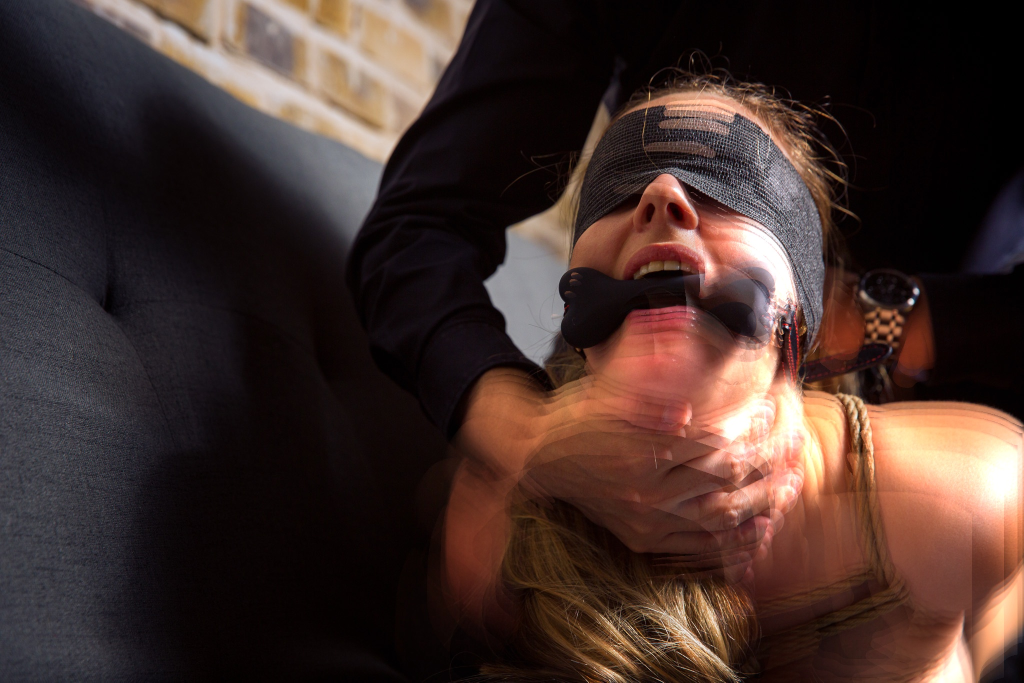
#> input picture ~/.openclaw/workspace/shared/finals/Adi_Levi_BLD_7766E_2026-04-08_00-18-40_tc-ghost_13.jpg, 2048 x 1365 px (shown at 1/2 size); its folder holds only this picture in this run
$ python smoke_test.py --source '../~/.openclaw/workspace/shared/finals/Adi_Levi_BLD_7766E_2026-04-08_00-18-40_tc-ghost_13.jpg'
#> lines starting #> are read from the running program, lines starting #| are printed output that depends on the picture
### studio/paths.py
"""Studio path constants + boundary checks.

Runtime state lives HERE on ext4 (studio/state/, gitignored) — never on the
9p/drvfs `shared/` mount (SQLite WAL corrupts there, small-file churn is slow).
Only human-facing exports (locked finals, favorites, recipes) cross to shared/.
"""
import os
from pathlib import Path

REPO = Path(__file__).resolve().parent.parent
STATE = REPO / "studio" / "state"
CACHE_DIR = STATE / "cache"
OBJECTS_DIR = CACHE_DIR / "objects"
STEPS_DIR = CACHE_DIR / "steps"
SESSIONS_DIR = STATE / "sessions"
RUNS_DIR = STATE / "runs"
TRASH_DIR = STATE / "trash"
COSTS_FILE = STATE / "costs.json"

SHARED = Path(os.path.expanduser("~/.openclaw/workspace/shared"))
PHOTOS = Path(os.path.expanduser("~/.openclaw/workspace/_photos"))  # READ-ONLY
REGISTRY_FILE = REPO / "manipulating-photos-with-ui" / "tool_registry.json"
VENV_PYTHON = Path(os.path.expanduser("~/openclaw-venv/bin/python3"))

# Roots a client-supplied source path may resolve under (all read access only).
ALLOWED_SOURCE_ROOTS = (SHARED, PHOTOS, STATE)


def ensure_dirs() -> None:
    for d in (OBJECTS_DIR, STEPS_DIR, SESSIONS_DIR, RUNS_DIR, TRASH_DIR):
        d.mkdir(parents=True, exist_ok=True)


# [26 lines left out: functions safe_source, trash, not called in this run]

### studio/cache.py
"""Content-addressed cache: objects (images/masks) + step records.

An object ref is the sha256 hex of the file's bytes; the file lives at
objects/<h[:2]>/<h><ext>. A step record maps a step key — sha256 over the
canonical JSON of (tool, params, flags, seed, preview, input_ref, mask_ref) —
to the output object ref it produced. Re-running an identical step is a pure
lookup; changing anything upstream changes input_ref and misses naturally.
"""
import hashlib
import json
import shutil
import time
from pathlib import Path

from .paths import OBJECTS_DIR, STEPS_DIR, ensure_dirs


def file_sha256(path: Path) -> str:
    h = hashlib.sha256()
    with open(path, "rb") as f:
        for chunk in iter(lambda: f.read(1 << 20), b""):
            h.update(chunk)
    return h.hexdigest()


def put_file(path, ref: str | None = None) -> str:
    """Store a file in the object store, return its ref."""
    ensure_dirs()
    path = Path(path)
    ref = ref or file_sha256(path)
    dest = OBJECTS_DIR / ref[:2] / (ref + path.suffix.lower())
    if not dest.exists():
        dest.parent.mkdir(parents=True, exist_ok=True)
        shutil.copy2(path, dest)
    return ref


# [5 lines left out: function object_path, not called in this run]


def step_key(payload: dict) -> str:
    canonical = json.dumps(payload, sort_keys=True, separators=(",", ":"))
    return hashlib.sha256(canonical.encode()).hexdigest()


def get_step(key: str) -> dict | None:
    p = STEPS_DIR / (key + ".json")
    if not p.exists():
        return None
    try:
        rec = json.loads(p.read_text())
    except ValueError:
        return None
    # A record is only good if its output object still exists.
    if not object_path(rec.get("output", "")):
        return None
    return rec


def put_step(key: str, output_ref: str, meta: dict | None = None) -> dict:
    ensure_dirs()
    rec = {"output": output_ref, "created": time.time(), **(meta or {})}
    (STEPS_DIR / (key + ".json")).write_text(json.dumps(rec, indent=2))
    return rec

### studio/graph.py
"""Session step graph: append-only nodes + an undo pointer.

Nodes are never destroyed — undo moves `head` to the parent, redo moves it to
the most recently created child. Editing a mid-graph step creates a sibling
branch (new node + clones of the old descendants re-parented onto it), so the
old chain stays reachable and upstream cache entries keep hitting.
"""
import json
import time
import uuid
from pathlib import Path

from .paths import SESSIONS_DIR, ensure_dirs, trash


def _now() -> float:
    return time.time()


class Session:
    def __init__(self, data: dict):
        self.data = data

    # -- persistence --------------------------------------------------------
    @property
    def path(self) -> Path:
        return SESSIONS_DIR / self.data["id"] / "graph.json"

    def save(self) -> None:
        ensure_dirs()
        self.data["updated"] = _now()
        self.path.parent.mkdir(parents=True, exist_ok=True)
        tmp = self.path.with_suffix(".json.tmp")
        tmp.write_text(json.dumps(self.data, indent=2))
        tmp.replace(self.path)

    @classmethod
    def create(cls, source_path: str, source_ref: str) -> "Session":
        sid = time.strftime("%Y%m%d-%H%M%S") + "-" + uuid.uuid4().hex[:6]
        s = cls({
            "id": sid,
            "source_path": str(source_path),
            "source_ref": source_ref,
            "created": _now(),
            "updated": _now(),
            "nodes": {},
            "order": [],
            "head": None,
        })
        s.save()
        return s

    # [13 lines left out: functions load, list_ids, not called in this run]

    def clear(self) -> None:
        """Trash the whole session dir (never rm)."""
        trash(self.path.parent)

    # -- graph ops ----------------------------------------------------------
    @property
    def nodes(self) -> dict:
        return self.data["nodes"]

    def add_step(self, tool: str, params: dict, seed=None, preview=True,
                 flags=None, parent: str | None = "HEAD") -> dict:
        if parent == "HEAD":
            parent = self.data["head"]
        if parent is not None and parent not in self.nodes:
            raise KeyError(f"unknown parent node {parent}")
        node = {
            "id": uuid.uuid4().hex[:10],
            "parent": parent,
            "tool": tool,
            "params": params or {},
            "flags": flags or [],
            "seed": seed,
            "preview": bool(preview),
            "created": _now(),
        }
        self.nodes[node["id"]] = node
        self.data["order"].append(node["id"])
        self.data["head"] = node["id"]
        self.save()
        return node

    def chain(self, node_id: str | None = None) -> list[dict]:
        """Nodes from root to node_id (default: head), in execution order."""
        nid = self.data["head"] if node_id is None else node_id
        out = []
        while nid is not None:
            node = self.nodes[nid]
            out.append(node)
            nid = node["parent"]
        return list(reversed(out))

    def children(self, node_id: str | None) -> list[dict]:
        return sorted((n for n in self.nodes.values() if n["parent"] == node_id),
                      key=lambda n: n["created"])

    # [57 lines left out: functions set_head, variant_group, undo, redo, edit_step, not called in this run]

### studio/runner.py
"""Step execution: subprocess-wrapped tools + preview downscale + evaluation.

Phase 1 wraps whole tools (subprocess parity with the hub's job runner). Each
run gets a scratch dir under state/runs/; the tool's final output is captured
by parsing its stdout (the tools print `Final: …` / `Saved final: …` in a few
dialects) with a newest-file scan of the scratch dir as fallback, then stored
in the content-addressed cache.

Preview mode downscales the *source* to 1024px long-edge before step 1; the
rest of the chain naturally inherits the small size. Full-res re-render is the
same graph with preview=False (Lock, Phase 4).
"""
import os
import re
import subprocess
import time
import uuid
from pathlib import Path

from PIL import Image

from . import cache, costs, registry
from .paths import REPO, RUNS_DIR, ensure_dirs

PREVIEW_LONG_EDGE = 1024
_OUT_EXTS = (".jpg", ".jpeg", ".png", ".mp4", ".tif", ".tiff")
_FINAL_RE = re.compile(
    r"(?:Final|Finals|Final copied to|Copied to finals|Saved final|Saved|Output)"
    r"\s*:?\s+(/.+?\.(?:jpg|jpeg|png|mp4|tiff?))\s*$",
    re.IGNORECASE | re.MULTILINE,
)


def preview_source(path: Path, long_edge: int = PREVIEW_LONG_EDGE) -> str:
    """Downscaled-source object ref (cached as a pseudo-step)."""
    src_ref = cache.put_file(path)
    key = cache.step_key({"step": "__downscale__", "input": src_ref,
                          "long_edge": long_edge})
    rec = cache.get_step(key)
    if rec:
        return rec["output"]
    ensure_dirs()
    img = Image.open(path)
    img.thumbnail((long_edge, long_edge), Image.LANCZOS)
    tmp = RUNS_DIR / f"preview-{src_ref[:12]}.jpg"
    img.convert("RGB").save(tmp, "JPEG", quality=92)
    out_ref = cache.put_file(tmp)
    tmp.unlink()
    cache.put_step(key, out_ref, {"step": "__downscale__"})
    return out_ref


# [35 lines left out: functions _capture_output, _run_builtin, not called in this run]


def run_step(tool: str, params: dict | None, flags: list | None, seed,
             input_ref: str, preview: bool) -> dict:
    """Execute one step (no cache check — see evaluate). Returns step record."""
    meta = registry.steps_meta()[tool]
    if meta.get("builtin"):
        return _run_builtin(tool, params or {}, seed, input_ref, meta)
    input_path = cache.object_path(input_ref)
    if input_path is None:
        raise FileNotFoundError(f"input ref {input_ref} not in object store")

    ensure_dirs()
    scratch = RUNS_DIR / (time.strftime("%Y%m%d-%H%M%S") + "-" + tool
                          + "-" + uuid.uuid4().hex[:6])
    scratch.mkdir(parents=True)
    argv = registry.build_argv(tool, input_path, params, flags, seed, scratch)

    env = {**os.environ, "NOTIFY_DISABLE": "1", "PYTHONUNBUFFERED": "1"}
    timeout = min(max(meta["wall_time_estimate_sec"] * 5, 120), 1800)
    started = time.time()
    proc = subprocess.run(argv, cwd=REPO, env=env, timeout=timeout,
                          capture_output=True, text=True)
    (scratch / "run.log").write_text(
        "$ " + " ".join(map(str, argv)) + "\n\n" + proc.stdout +
        ("\n--- stderr ---\n" + proc.stderr if proc.stderr else ""))

    out = _capture_output(proc.stdout, scratch, started)
    if proc.returncode != 0 or out is None:
        raise RuntimeError(
            f"{tool} failed (rc={proc.returncode}, output "
            f"{'missing' if out is None else out}) — log: {scratch}/run.log")

    costs.accrue(tool, meta["cost_estimate_usd"])
    output_ref = cache.put_file(out)
    return {"output": output_ref, "tool": tool,
            "wall_time": round(time.time() - started, 1),
            "cost_usd": meta["cost_estimate_usd"], "log": str(scratch / "run.log")}


def node_input_ref(session, node: dict) -> str | None:
    """Input ref for a node WITHOUT evaluating: source for root nodes (preview-
    downscaled if the node wants preview), else the parent's cached output."""
    if node["parent"] is None:
        src = Path(session.data["source_path"])
        return preview_source(src) if node["preview"] else cache.put_file(src)
    return None  # caller resolves via evaluation


def evaluate(session, node_id: str | None = None) -> list[dict]:
    """Resolve the chain root→node (default head), running only cache misses.
    Returns one result dict per node: {node, key, output, cache_hit, ...}."""
    results = []
    input_ref = None
    for node in session.chain(node_id):
        if node["parent"] is None:
            input_ref = node_input_ref(session, node)
        key = cache.step_key({
            "tool": node["tool"], "params": node["params"], "flags": node["flags"],
            "seed": node["seed"], "preview": node["preview"], "input": input_ref,
        })
        rec = cache.get_step(key)
        hit = rec is not None
        if not hit:
            rec = run_step(node["tool"], node["params"], node["flags"],
                           node["seed"], input_ref, node["preview"])
            cache.put_step(key, rec["output"],
                           {k: v for k, v in rec.items() if k != "output"})
        results.append({"node": node["id"], "tool": node["tool"], "key": key,
                        "output": rec["output"], "cache_hit": hit,
                        "wall_time": rec.get("wall_time")})
        input_ref = rec["output"]
    return results

### studio/smoke_test.py
#!/usr/bin/env python3
"""Phase 1 acceptance test (library-level, no HTTP).

Runs a 3-step preview graph (color-bath → time-corruption → ink-dissolution)
on a photo, twice — the second pass must be all cache hits. Then edits step 2's
params and verifies step 1 still hits while steps 2-3 recompute.

Usage:  ~/openclaw-venv/bin/python3 -m studio.smoke_test [--source PHOTO]
"""
import argparse
import os
import sys
import time
from pathlib import Path

from . import runner
from .graph import Session

CANDIDATES = Path(os.path.expanduser("~/.openclaw/workspace/shared/candidates"))

STEPS = [
    ("color-bath", {"preset": "red-film", "strength": 0.7}, 1),
    ("time-corruption", {"preset": "ghost", "intensity": 0.6}, 2),
    ("ink-dissolution", {"preset": "ink-wash"}, 3),
]


def show(label, results, t):
    hits = sum(r["cache_hit"] for r in results)
    print(f"\n{label}  ({t:.1f}s, {hits}/{len(results)} cache hits)")
    for r in results:
        mark = "HIT " if r["cache_hit"] else "RUN "
        extra = "" if r["cache_hit"] else f"({r.get('wall_time', 0)}s)"
        print(f"  {mark} {r['tool']:16s} out={r['output'][:12]} {extra}")
    return hits


def main():
    ap = argparse.ArgumentParser()
    ap.add_argument("--source", help="photo path (default: first candidate)")
    args = ap.parse_args()

    src = Path(args.source) if args.source else next(
        iter(sorted(CANDIDATES.glob("*.jp*g"))), None)
    if not src or not src.exists():
        sys.exit("no source photo found — pass --source")
    print(f"source: {src}")

    from . import cache
    session = Session.create(str(src), cache.put_file(src))
    for tool, params, seed in STEPS:
        session.add_step(tool, params, seed=seed, preview=True)

    t0 = time.time(); r1 = runner.evaluate(session); t1 = time.time() - t0
#> in preview_source, img is the input picture: PIL image 2048x1365 RGB; mean R, G, B 67.6, 48.6, 43.6
#> in preview_source, `img.thumbnail((long_edge, long_edge), Image.LANCZOS)`:
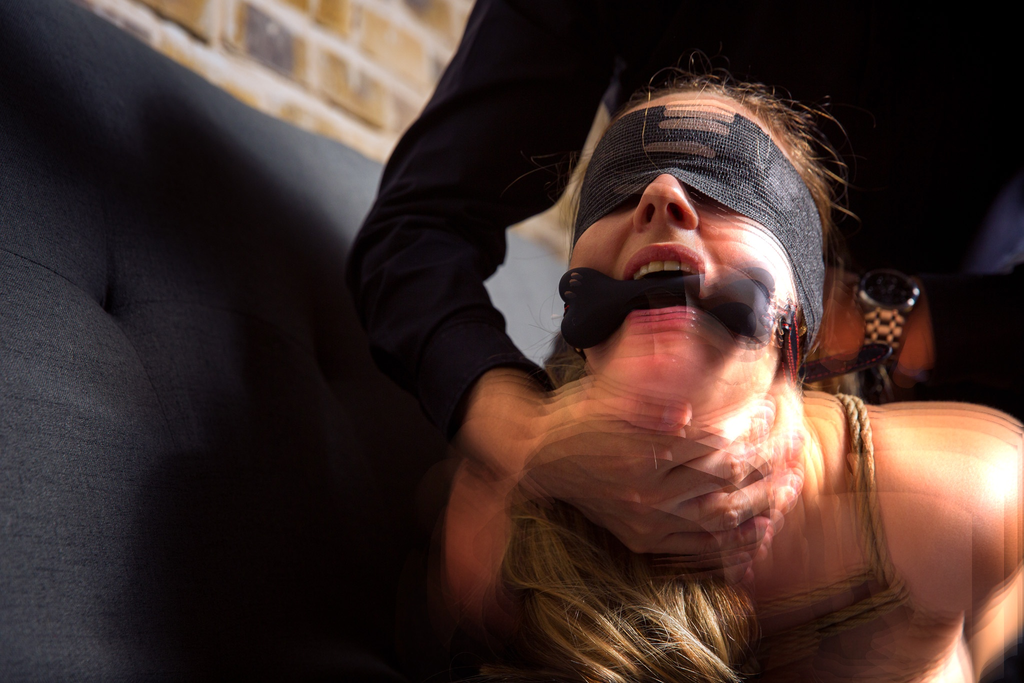
#> img: PIL image 1024x683 RGB; mean R, G, B 67.6, 48.6, 43.6
    show("PASS 1 (cold)", r1, t1)

    t0 = time.time(); r2 = runner.evaluate(session); t2 = time.time() - t0
    hits2 = show("PASS 2 (warm)", r2, t2)
    assert hits2 == len(STEPS), f"expected {len(STEPS)} hits, got {hits2}"

    node2 = session.chain()[1]["id"]
    session.edit_step(node2, params={"preset": "ghost", "intensity": 0.9})
    t0 = time.time(); r3 = runner.evaluate(session); t3 = time.time() - t0
    hits3 = show("PASS 3 (edited step 2 → descendants recompute)", r3, t3)
    assert r3[0]["cache_hit"], "step 1 should still hit"
    assert not r3[1]["cache_hit"] and not r3[2]["cache_hit"], \
        "steps 2-3 should recompute"

    print(f"\nOK — session {session.data['id']}: cold {t1:.0f}s, "
          f"warm {t2:.1f}s, edit {t3:.0f}s")


if __name__ == "__main__":
    main()
#> (the call stopped at in run_step, `meta = registry.steps_meta()[tool]`: studio is not available in this run)
